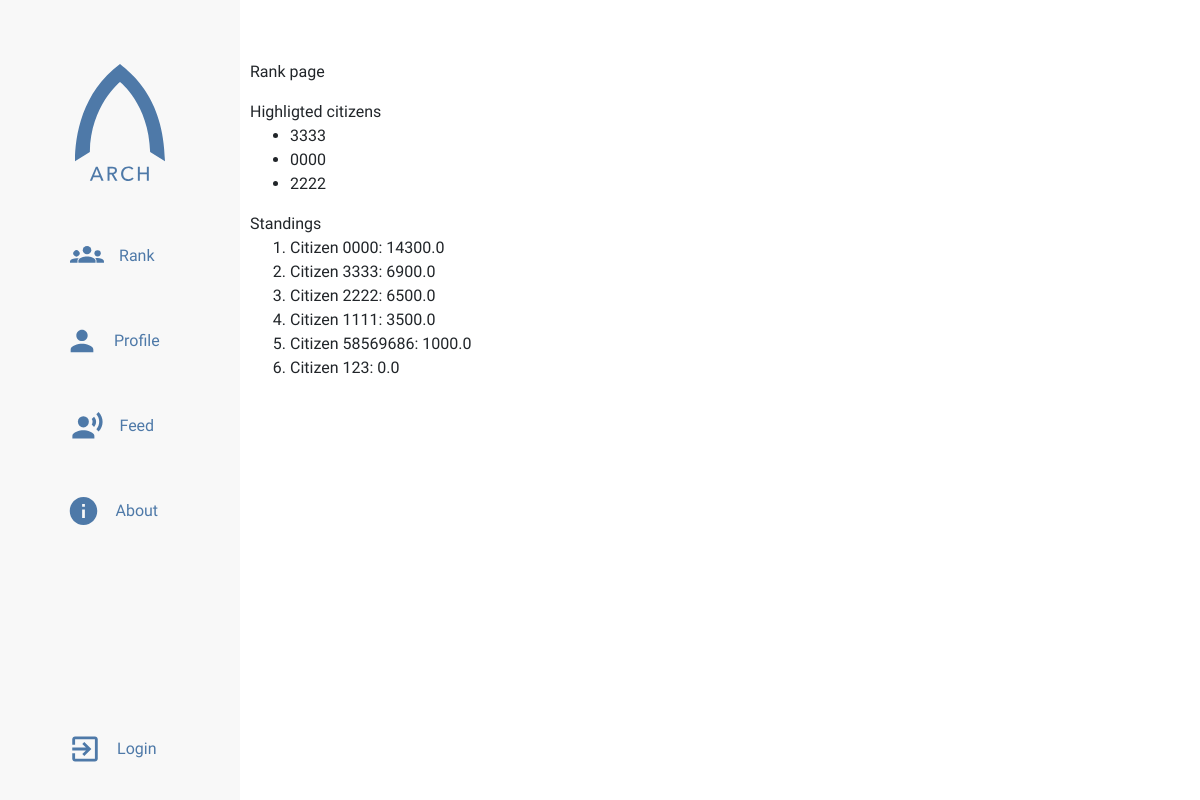
The app's page /rank with its own data.
### app/models.py (models this page shows, shortened)
class Citizen(db.Model, UserMixin):
    citizen_id = db.Column(db.String(12), primary_key=True)
    name  = db.Column(db.String(64), index=True)
    score = db.Column(db.Float)
    password_hash = db.Column(db.String(128))
    permission = db.Column(db.String(20), index=True, default='citizen')

### app/routes.py (the view)
@app.route('/rank')
def rank():
    page = request.args.get('page', 1, type=int)
    citizens = Citizen.query.order_by(Citizen.score.desc()).paginate(page, 10, False)
    next_citizens = url_for('rank', page=citizens.next_num) \
        if citizens.has_next else None
    prev_citizens = url_for('rank', page=citizens.prev_num) \
        if citizens.has_prev else None
    top_citizens = Citizen.query.filter(Citizen.score >= 5000).order_by(func.random()).limit(3)
    return render_template('rank.html', citizens=citizens.items, tops=top_citizens, next=next_citizens, prev=prev_citizens)

### app/templates/rank.html (shortened to what this page needs)
{% extends "sidebar-base.html" %}
{% block content %}
     <p>Rank page</p>
     Highligted citizens
     <ul>
          {% for top in tops %}
               <li>
                    {{ top.citizen_id }}
               </li>
          {% endfor %}
     </ul>
     Standings
     <ol>
          {% for citizen in citizens %}
               <li>
                    Citizen {{ citizen.citizen_id }}: {{ citizen.score }}
               </li>
          {% endfor %}
     </ol>
{% endblock content %}

### app/static/styles/main.css (style rules this page uses)
body { font-family: 'Questrial', sans-serif; overflow-x: hidden; margin: 0; padding: 0; box-sizing: border-box; }

### records on screen
Citizen: citizen_id "3333", score "6900.0"
Citizen: citizen_id "0000", score "14300.0"
Citizen: citizen_id "2222", score "6500.0"
Citizen: citizen_id "1111", score "3500.0"
Citizen: citizen_id "58569686", score "1000.0"
Citizen: citizen_id "123", score "0.0"
